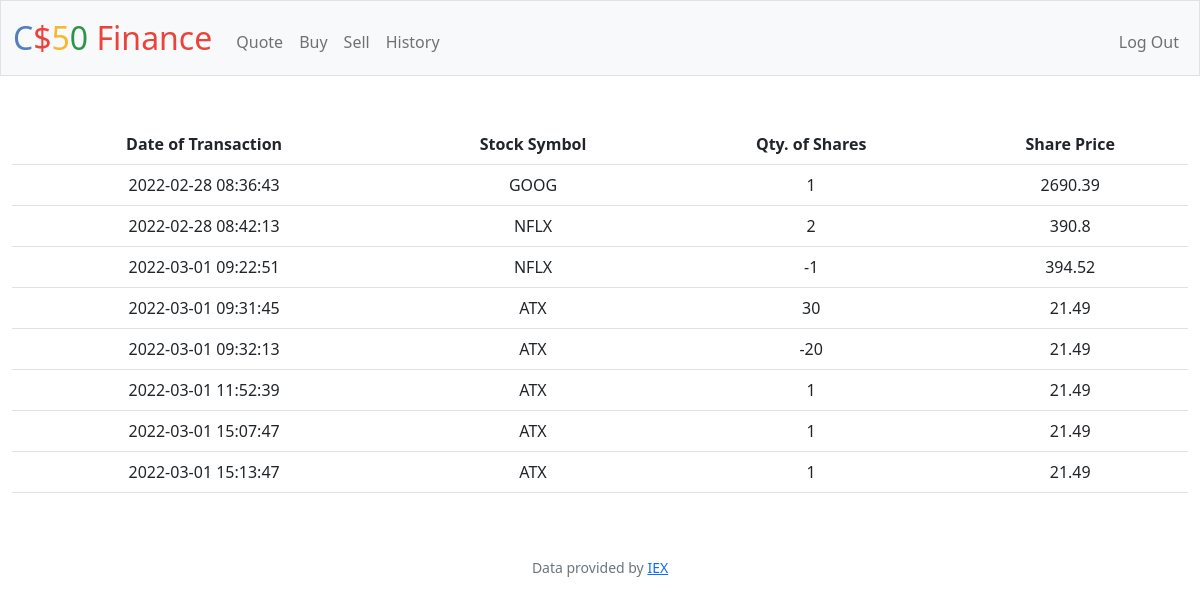
The app's page /history (signed in) with its own data.
### tables this page shows
CREATE TABLE 'orders' ('id' INTEGER PRIMARY KEY AUTOINCREMENT NOT NULL, 'user_id' INTEGER NOT NULL, 'symbol' TEXT NOT NULL, 'shares' INTEGER NOT NULL, 'price' NUMERIC NOT NULL, 'timestamp' DATETIME DEFAULT CURRENT_TIMESTAMP);

### finance/app.py (the view)
@app.route("/history")
@login_required
def history():
    rows = db.execute("SELECT symbol, shares, price, timestamp FROM orders WHERE user_id = ?", session["user_id"])
    return render_template("history.html", rows= rows)

### finance/app.py (called while the page is built)
@app.after_request
def after_request(response):
    response.headers["Cache-Control"] = "no-cache, no-store, must-revalidate"
    response.headers["Expires"] = 0
    response.headers["Pragma"] = "no-cache"
    return response

### finance/helpers.py (called while the page is built)
def login_required(f):
    @wraps(f)
    def decorated_function(*args, **kwargs):
        if session.get("user_id") is None:
            return redirect("/login")
        return f(*args, **kwargs)
    return decorated_function

### finance/templates/history.html (shortened to what this page needs)
{% extends "layout.html" %}
{% block main %}
    <table class="table">
        <tr>
            <th>Date of Transaction</th>
            <th>Stock Symbol</th>
            <th>Qty. of Shares</th>
            <th>Share Price</th>
        </tr>
        {% for rows in rows %}
        <tr>
            <td>{{rows['timestamp']}}</td>
            <td>{{rows['symbol'].upper()}}</td>
            <td>{{rows['shares']}}</td>
            <td>{{rows['price']}}</td>
        </tr>
        {% endfor %}
    </table>
{% endblock %}

### finance/templates/layout.html (shortened to what this page needs)
<!DOCTYPE html>
<html lang="en">
    <head>
        <link href="https://cdn.jsdelivr.net/npm/bootstrap@5.1.3/dist/css/bootstrap.min.css" rel="stylesheet">
        <link href="/static/styles.css" rel="stylesheet">
    </head>
    <body>
        <nav class="bg-light border navbar navbar-expand-md navbar-light">
            <div class="container-fluid">
                <a class="navbar-brand" href="/"><span class="blue">C</span><span class="red">$</span><span class="yellow">5</span><span class="green">0</span> <span class="red">Finance</span></a>
                <div class="collapse navbar-collapse" id="navbar">
                    {% if session["user_id"] %}
                        <ul class="navbar-nav me-auto mt-2">
                            <li class="nav-item"><a class="nav-link" href="/quote">Quote</a></li>
                            <li class="nav-item"><a class="nav-link" href="/buy">Buy</a></li>
                            <li class="nav-item"><a class="nav-link" href="/sell">Sell</a></li>
                            <li class="nav-item"><a class="nav-link" href="/history">History</a></li>
                        </ul>
                        <ul class="navbar-nav ms-auto mt-2">
                            <li class="nav-item"><a class="nav-link" href="/logout">Log Out</a></li>
                        </ul>
                    {% else %}
                        <ul class="navbar-nav ms-auto mt-2">
                            <li class="nav-item"><a class="nav-link" href="/register">Register</a></li>
                            <li class="nav-item"><a class="nav-link" href="/login">Log In</a></li>
                        </ul>
                    {% endif %}
                </div>
            </div>
        </nav>
        <main class="container-fluid py-5 text-center">
            {% block main %}{% endblock %}
        </main>
        <footer class="mb-5 small text-center text-muted">
            Data provided by <a href="https://iexcloud.io/">IEX</a>
        </footer>
    </body>
</html>

### finance/static/styles.css (style rules this page uses)
nav .navbar-brand { font-size: xx-large; }
nav .navbar-brand .blue { color: #537fbe; }
nav .navbar-brand .red { color: #ea433b; }
nav .navbar-brand .yellow { color: #f5b82e; }
nav .navbar-brand .green { color: #2e944b; }

### records on screen
orders: timestamp "2022-02-28 08:36:43", symbol "GOOG", shares "1", price "2690.39"
orders: timestamp "2022-02-28 08:42:13", symbol "NFLX", shares "2", price "390.8"
orders: timestamp "2022-03-01 09:22:51", symbol "NFLX", shares "-1", price "394.52"
orders: timestamp "2022-03-01 09:31:45", symbol "ATX", shares "30", price "21.49"
orders: timestamp "2022-03-01 09:32:13", symbol "ATX", shares "-20", price "21.49"
orders: timestamp "2022-03-01 11:52:39", symbol "ATX", shares "1", price "21.49"
orders: timestamp "2022-03-01 15:07:47", symbol "ATX", shares "1", price "21.49"
orders: timestamp "2022-03-01 15:13:47", symbol "ATX", shares "1", price "21.49"
